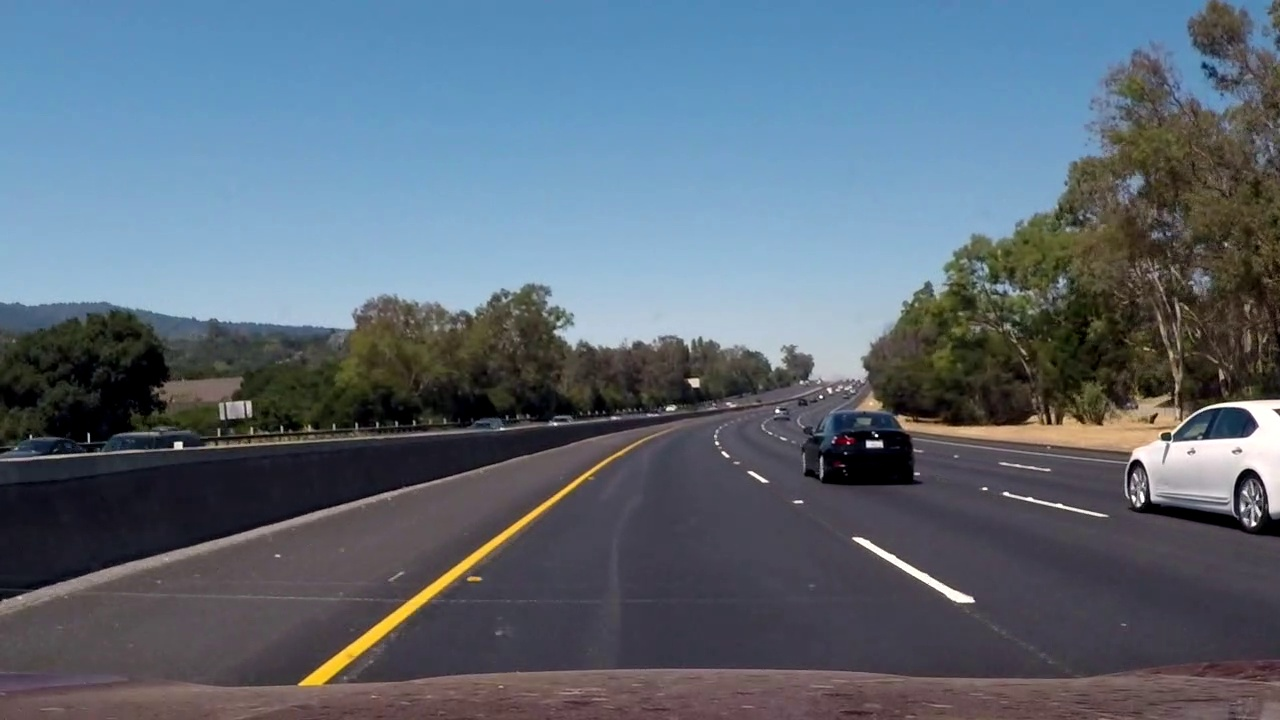
#> input picture test/frame1100.jpg, 1280 x 720 px; its folder holds only this picture in this run
$ python -i classifier.py   (imports and definitions only)   (older library calls are emulated)
#> lines starting #> are read from the running program, lines starting #| are printed output that depends on the picture
# Ported from class material

import scipy.misc
import numpy as np
import cv2
import glob
import time
from sklearn.svm import LinearSVC
from sklearn.preprocessing import StandardScaler
from skimage.feature import hog
from sklearn.model_selection import train_test_split
from sklearn.externals import joblib


CLASSIFIER_IMG_SIZE = (64, 64) # Image size for training and detecting
MODEL_FIEL_NAME = "linearSVC_model.pkl"
SCALER_FILE_NAME = "x_scaler.pkl"

PIX_PER_CELL= 8  # Default pixels per cell for hog function
CELLS_PER_BLOCK = 2  # Default cells per block for hog function
ORIENTS_HOG = 8  # Default orientations for hog function
HOG_CHANNEL = 0  # Default color channel for hog function
CSPACE = 'YCrCb'  # Default color space for hog function
#CSPACE = 'RGB'  # Default color space for hog function
DECISION_THRESHOLD = 4  # Default positive threshold for decision_function


# Define a function to compute binned color features
def bin_spatial(img, size=(32, 32)):
    # Use cv2.resize().ravel() to create the feature vector
    features = cv2.resize(img, size).ravel()
    # Return the feature vector
    return features

# Define a function to compute color histogram features
def color_hist(img, nbins=32, bins_range=(0, 256)):
    # Compute the histogram of the color channels separately
    channel1_hist = np.histogram(img[:,:,0], bins=nbins, range=bins_range)
    channel2_hist = np.histogram(img[:,:,1], bins=nbins, range=bins_range)
    channel3_hist = np.histogram(img[:,:,2], bins=nbins, range=bins_range)
    # Concatenate the histograms into a single feature vector
    hist_features = np.concatenate((channel1_hist[0], channel2_hist[0], channel3_hist[0]))
    # Return the individual histograms, bin_centers and feature vector
    return hist_features

# Define a function to return HOG features and visualization
def get_hog_features(img, orient, pix_per_cell, cell_per_block,
                     vis=False, feature_vec=True):
    # Call with two outputs if vis==True
    if vis == True:
        features, hog_image = hog(img, orientations=orient, pixels_per_cell=(pix_per_cell, pix_per_cell),
                                  cells_per_block=(cell_per_block, cell_per_block), transform_sqrt=True,
                                  visualise=vis, feature_vector=feature_vec)
        return features, hog_image
    # Otherwise call with one output
    else:
        features = hog(img, orientations=orient, pixels_per_cell=(pix_per_cell, pix_per_cell),
                       cells_per_block=(cell_per_block, cell_per_block), transform_sqrt=True,
                       visualise=vis, feature_vector=feature_vec)
        return features


# Define a function to extract features from a list of images
# Have this function call bin_spatial() and color_hist()
def extract_one_features(image, cspace='RGB', spatial_size=(32, 32),
                     hist_bins=32, hist_range=(0, 256), orient=9,
                     pix_per_cell=8, cell_per_block=2, hog_channel=0):
         # apply color conversion if other than 'RGB'
    if cspace != 'RGB':
        if cspace == 'HSV':
            feature_image = cv2.cvtColor(image, cv2.COLOR_RGB2HSV)
        elif cspace == 'LUV':
            feature_image = cv2.cvtColor(image, cv2.COLOR_RGB2LUV)
        elif cspace == 'HLS':
            feature_image = cv2.cvtColor(image, cv2.COLOR_RGB2HLS)
        elif cspace == 'YUV':
            feature_image = cv2.cvtColor(image, cv2.COLOR_RGB2YUV)
        elif cspace == 'YCrCb':
            feature_image = cv2.cvtColor(image, cv2.COLOR_RGB2YCrCb)
    else: feature_image = np.copy(image)
    # Apply bin_spatial() to get spatial color features
    spatial_features = bin_spatial(feature_image, size=spatial_size)
    # Apply color_hist() also with a color space option now
    hist_features = color_hist(feature_image, nbins=hist_bins, bins_range=hist_range)
    # Call get_hog_features() with vis=False, feature_vec=True
    hog_features = get_hog_features(
        feature_image[:,:,hog_channel], orient,
        pix_per_cell, cell_per_block, vis=False, feature_vec=True)
    hog_features_2 = get_hog_features(  # Add addtional hog for channel 2
             feature_image[:,:,2], orient,
             pix_per_cell, cell_per_block, vis=False, feature_vec=True)
    hog_features_3 = get_hog_features(  # Add addtional hog for channel 2
        feature_image[:,:,1], orient,
        pix_per_cell, cell_per_block, vis=False, feature_vec=True)
    #return np.concatenate((spatial_features, hist_features, hog_features))
    return np.concatenate((hist_features, hog_features, hog_features_2, hog_features_3))
    #return np.concatenate((spatial_features, hog_features, hog_features_2, hog_features_3))
    #return np.concatenate(( hist_features, hog_features))
    #return hog_features


# [131 lines left out: functions extract_features, get_image_names, train, not called in this run]


# [2 lines not run here, left out]

>>> import cv2
>>> picture = cv2.cvtColor(cv2.imread('test/frame1100.jpg'), cv2.COLOR_BGR2RGB)
>>> result = extract_one_features(picture)
#> in bin_spatial, `features = cv2.resize(img, size).ravel()`: features = 3072 values, max 255 at index 1821, min 0 at index 1545, mean 105.2
#> in extract_one_features, `spatial_features = bin_spatial(feature_image, size=spatial_size)`: spatial_features has the same summary as features in bin_spatial
#> in color_hist, `hist_features = np.concatenate((channel1_hist[0], channel2_hist[0], ch..`: hist_features = 96 values, max 108043 at index 73, min 628 at index 59, mean 28800
#> in get_hog_features, `features = hog(img, orientations=orient, pixels_per_cell=(pix_per_cell..`:
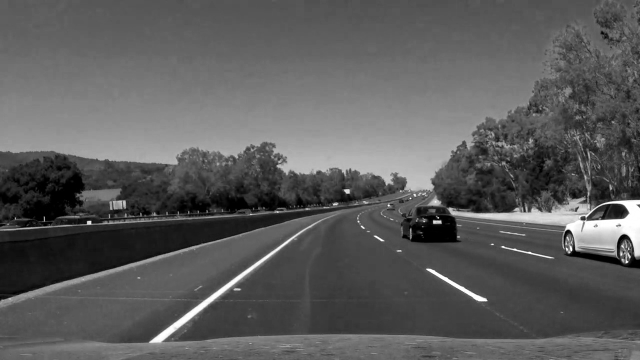
#> img: shape (720, 1280) (shown at 1/2 size); min 0, max 255, mean 91.9
#> call 2 of get_hog_features, with orient = 9, pix_per_cell = 8, cell_per_block = 2, vis = False, feature_vec = True
#> in get_hog_features (call 2), `features = hog(img, orientations=orient, pixels_per_cell=(pix_per_cell..`:
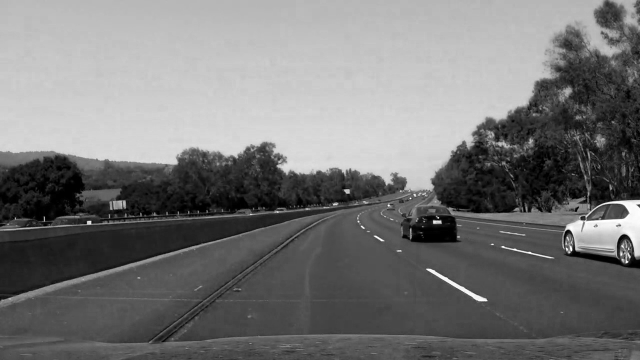
#> img: shape (720, 1280) (shown at 1/2 size); min 0, max 255, mean 118.2
#> call 3 of get_hog_features, with orient = 9, pix_per_cell = 8, cell_per_block = 2, vis = False, feature_vec = True
#> in get_hog_features (call 3), `features = hog(img, orientations=orient, pixels_per_cell=(pix_per_cell..`:
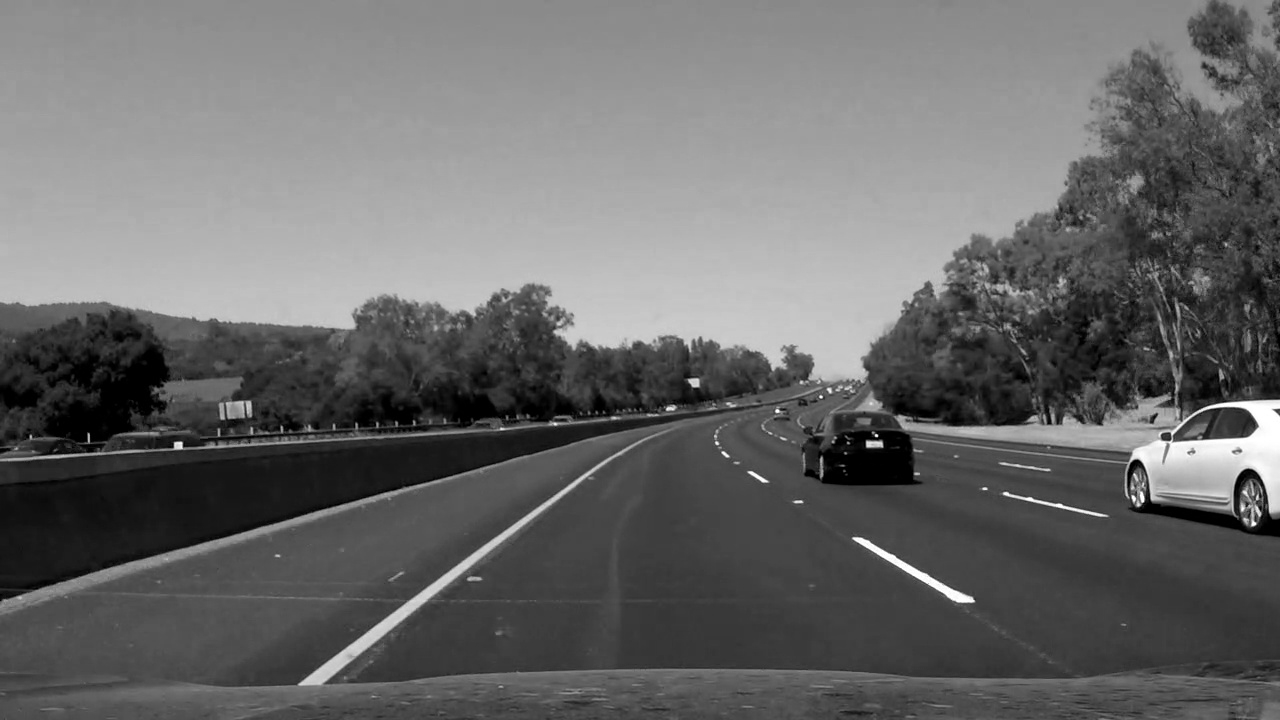
#> img: shape (720, 1280); min 0, max 255, mean 104.9

$ run again, on test/frame350.jpg
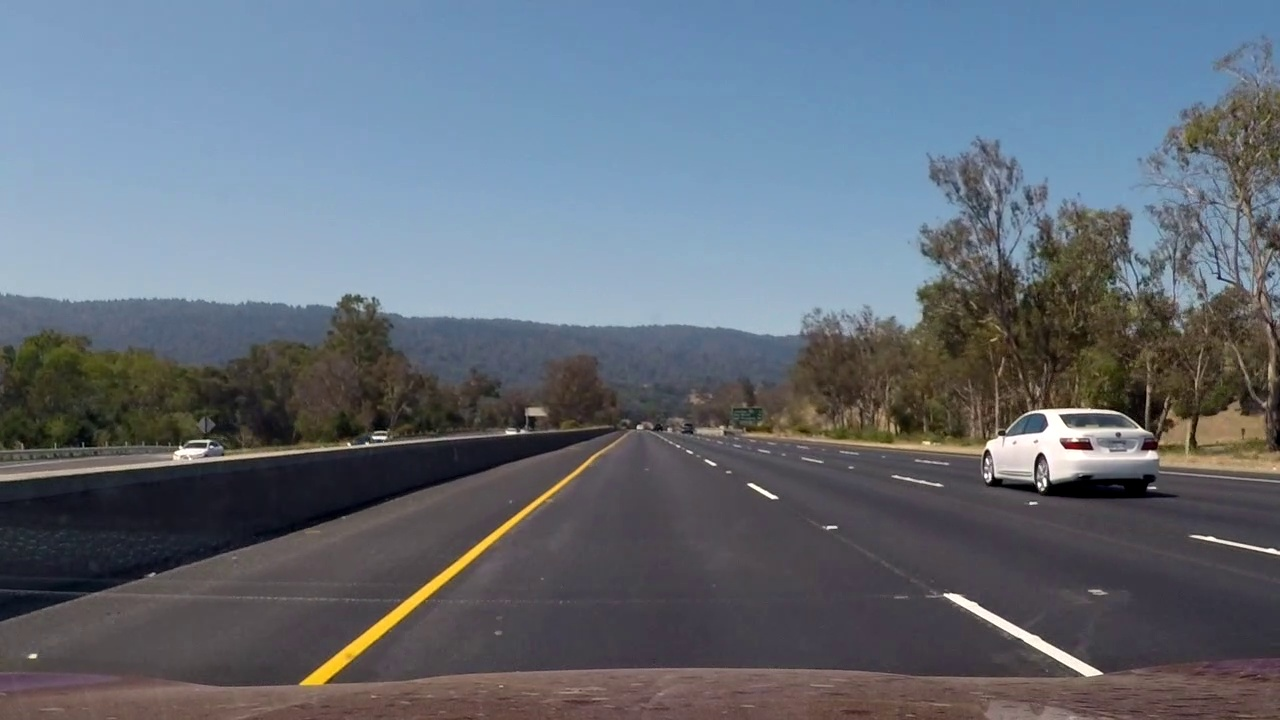
#> input picture test/frame350.jpg, 1280 x 720 px
#> features = 3072 values, max 255 at index 2526, min 0 at index 2098, mean 108.5
#> spatial_features has the same summary as features in bin_spatial
#> in color_hist, `hist_features = np.concatenate((channel1_hist[0], channel2_hist[0], ch..`: hist_features = 96 values, max 115374 at index 73, min 617 at index 59, mean 28800
#> in get_hog_features (call 2), `features = hog(img, orientations=orient, pixels_per_cell=(pix_per_cell..`:
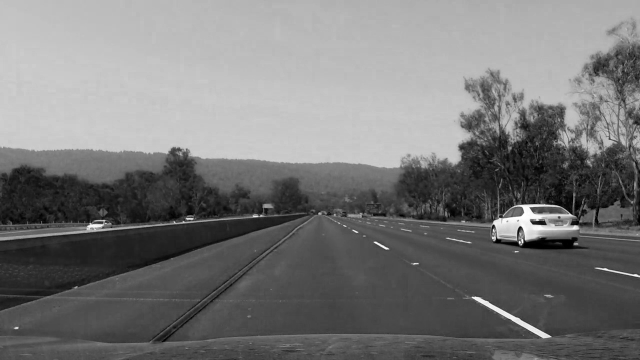
#> img: shape (720, 1280) (shown at 1/2 size); min 0, max 255, mean 119.3
#> in get_hog_features (call 3), `features = hog(img, orientations=orient, pixels_per_cell=(pix_per_cell..`:
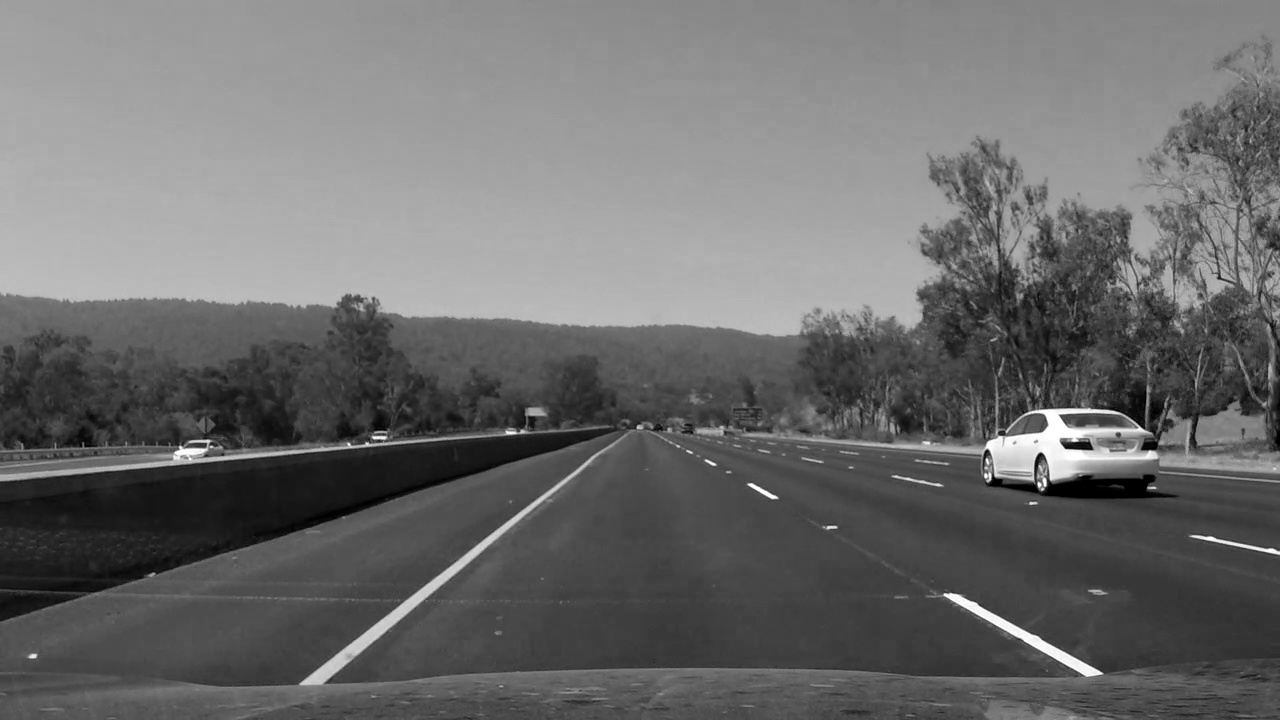
#> img: shape (720, 1280); min 0, max 255, mean 108.2

$ run again, on test/frame981.jpg
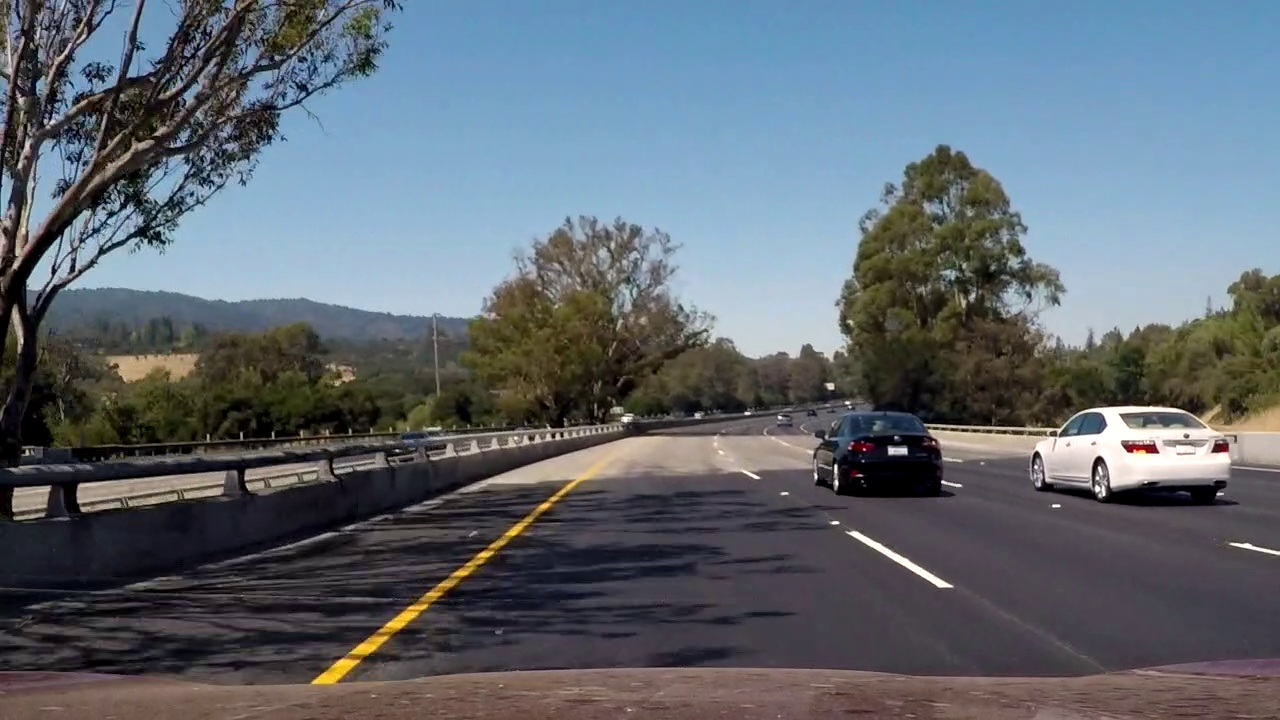
#> input picture test/frame981.jpg, 1280 x 720 px
#> features = 3072 values, max 255 at index 1905, min 0 at index 1153, mean 104.2
#> spatial_features has the same summary as features in bin_spatial
#> in color_hist, `hist_features = np.concatenate((channel1_hist[0], channel2_hist[0], ch..`: hist_features = 96 values, max 88435 at index 40, min 807 at index 60, mean 28800
#> in get_hog_features (call 2), `features = hog(img, orientations=orient, pixels_per_cell=(pix_per_cell..`:
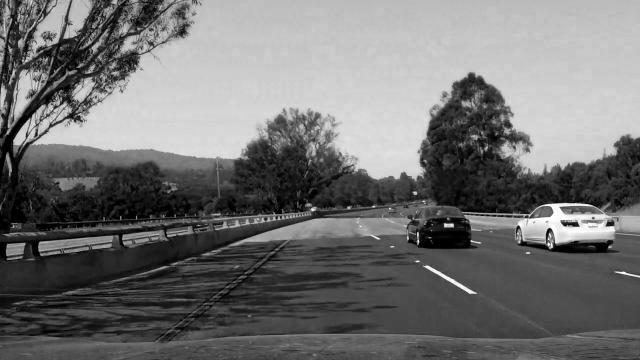
#> img: shape (720, 1280) (shown at 1/2 size); min 0, max 255, mean 113.1
#> in get_hog_features (call 3), `features = hog(img, orientations=orient, pixels_per_cell=(pix_per_cell..`:
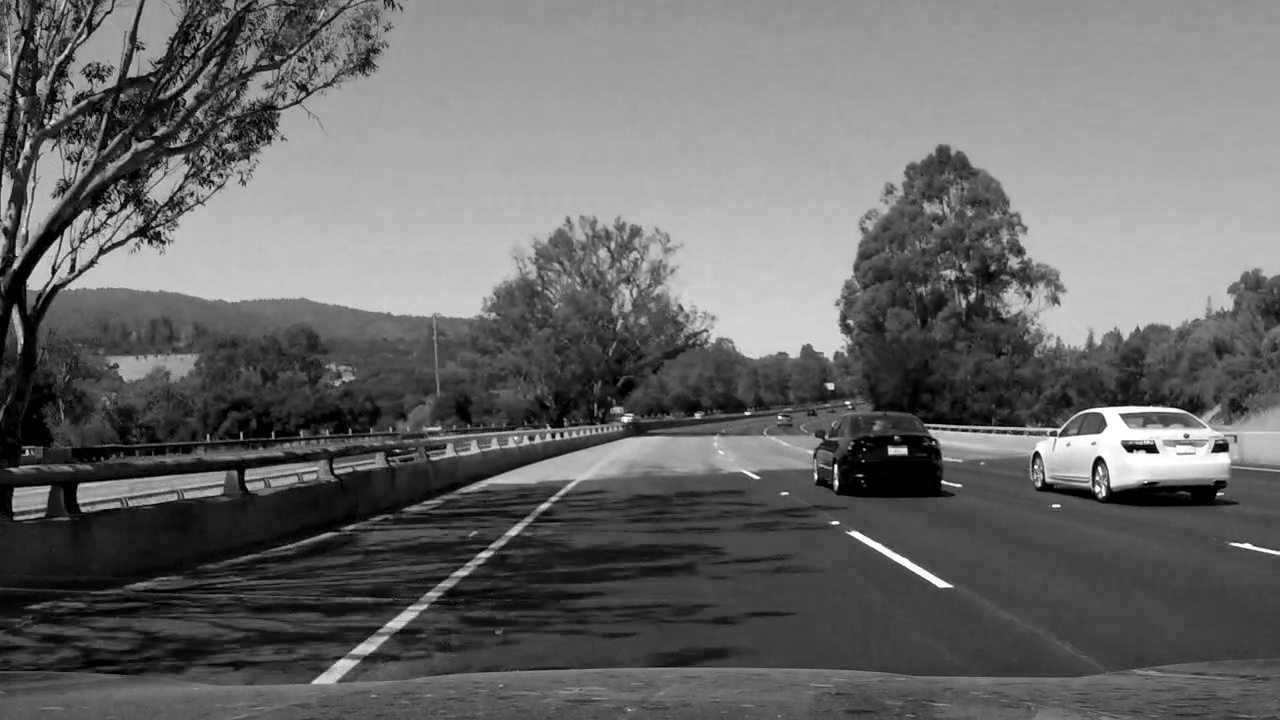
#> img: shape (720, 1280); min 0, max 255, mean 104.6
